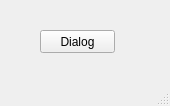
<?xml version="1.0" encoding="UTF-8"?>
<ui version="4.0">
 <class>MainWindow</class>
 <widget class="QMainWindow" name="MainWindow">
  <property name="geometry">
   <rect>
    <x>0</x>
    <y>0</y>
    <width>170</width>
    <height>106</height>
   </rect>
  </property>
  <property name="windowTitle">
   <string>MainWindow</string>
  </property>
  <widget class="QWidget" name="centralwidget">
   <widget class="QPushButton" name="pushButton">
    <property name="geometry">
     <rect>
      <x>40</x>
      <y>30</y>
      <width>75</width>
      <height>23</height>
     </rect>
    </property>
    <property name="text">
     <string>Dialog</string>
    </property>
   </widget>
  </widget>
  <widget class="QMenuBar" name="menubar">
   <property name="geometry">
    <rect>
     <x>0</x>
     <y>0</y>
     <width>170</width>
     <height>20</height>
    </rect>
   </property>
  </widget>
  <widget class="QStatusBar" name="statusbar"/>
 </widget>
 <resources/>
 <connections/>
</ui>
